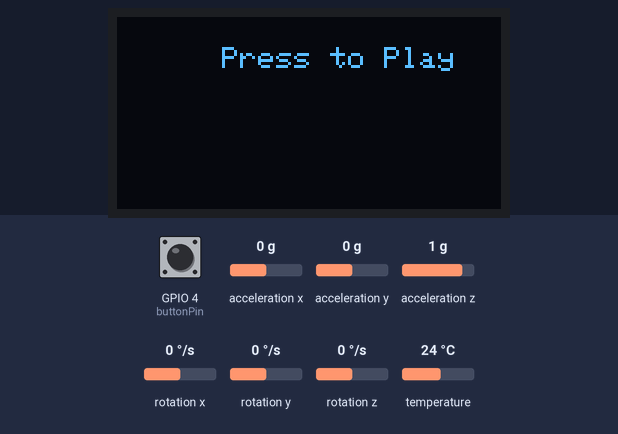
Recording of a program running on a simulated ESP32. On the bench: 128×64 one-colour display. Inputs (shaded band) come from the test bench; at power-on: GPIO 4 (buttonPin) HIGH, acceleration y 0 g, acceleration x 0 g, acceleration z 1 g, rotation x 0 °/s, rotation y 0 °/s, rotation z 0 °/s, temperature 24 °C. Random numbers use the default seed unless the program sets one; what the program prints to the serial monitor is not drawn.

Above: at 3.2 s.
3.3 s: GPIO 4 (buttonPin) pulled LOW for 0.15 s
At 3.9 s:
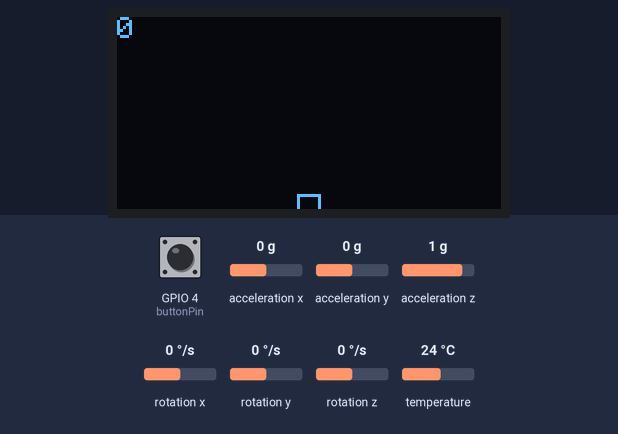
6.4 s: acceleration y set to -1.4 g
At 7.7 s:
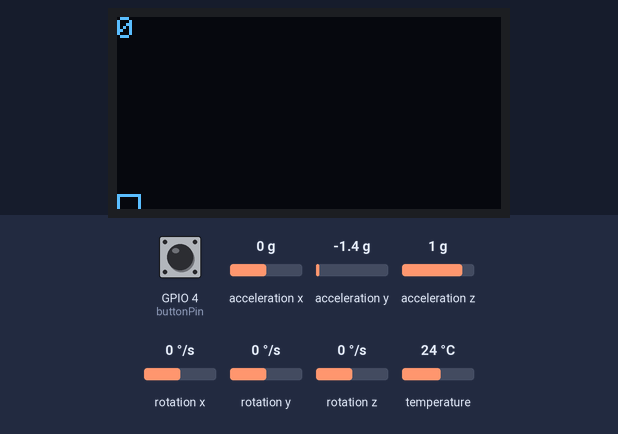
7.9 s: GPIO 4 (buttonPin) pulled LOW for 1 s
At 8.39 s:
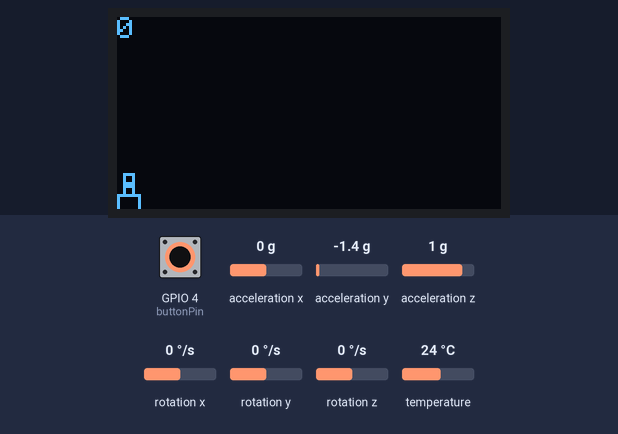
9.5 s: acceleration y set to 0 g
At 9.92 s:
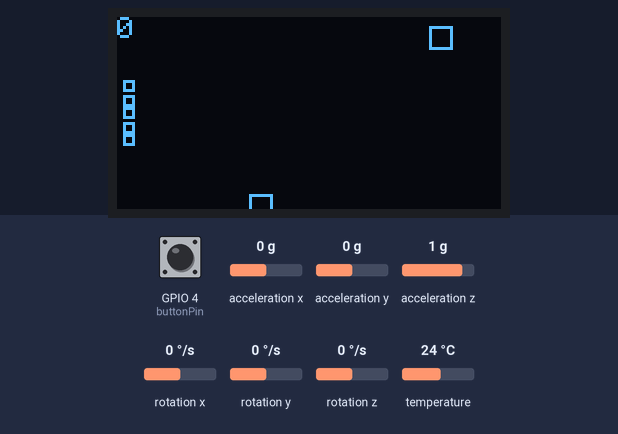
12.5 s: GPIO 4 (buttonPin) pulled LOW for 3.2 s
At 16.1 s:
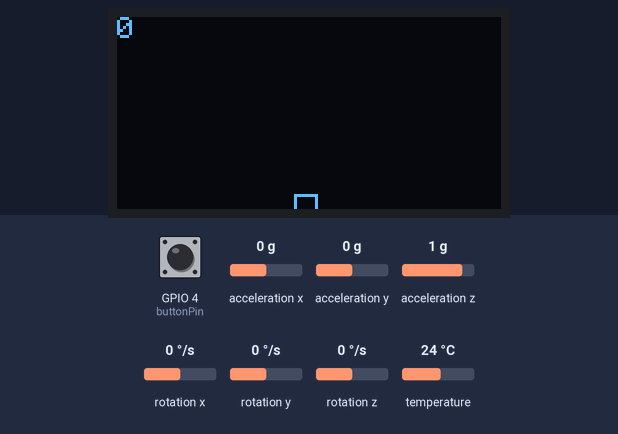
17.2 s: acceleration y set to -0.8 g
At 17.4 s:
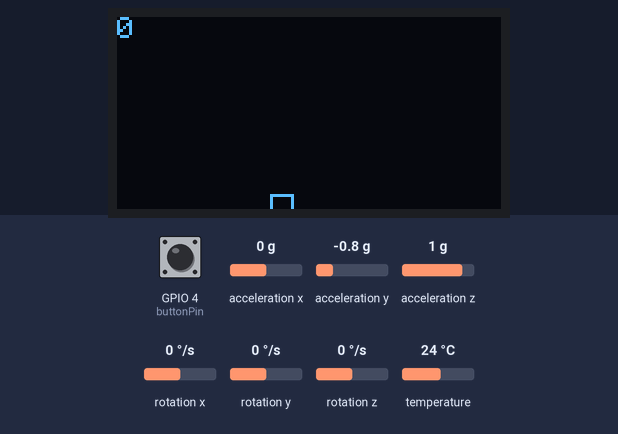
Timing chart, 0 to 20.2 s (numbered marks = the images above; inputs shaded):
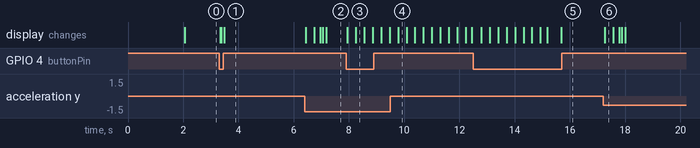

Measured:
- after the input at 3.3 s, the display: first changes at once (image 1 shows a later state)
- after the input at 6.4 s, the display: first changes at once (image 2 shows a later state)

The program:

main.cpp
```cpp
#include <Arduino.h>
#include <Wire.h>
#include <Adafruit_GFX.h>
#include <Adafruit_SSD1306.h>
#include <Adafruit_MPU6050.h>

#define SCREEN_WIDTH 128
#define SCREEN_HEIGHT 64

Adafruit_SSD1306 display(SCREEN_WIDTH, SCREEN_HEIGHT, &Wire, -1);
Adafruit_MPU6050 mpu;

int buttonPin = 4;

typedef struct {
  float x;
  float y;
  int width;
  int height;
  bool active;
} Rectangle;

enum GameState {
  START,
  PLAY,
  LOST
};

enum GameState gameState;

const int rectWidth = 8;
const int rectsInRow = 16;

Rectangle player;
const float playerSpeed = 5;

const int objsCapacity = 10;
Rectangle objs[objsCapacity];
float objsSpeed = 30;

const int bulletsCapacity = 10;
Rectangle bullets[bulletsCapacity];
const float bulletSpeed = 20;

unsigned long previousTime = 0;
float timeToSpawnObj;
int maxSpawningTime = 2;
float timeBetweenBullets = 0.2f;
float timeToSpawnBullet = timeBetweenBullets;
const float buttonPressTime = 0.5;
float buttonPressTimer = 0;

int score = 0;
const int obsticlesCanGoThroughNum = 3;
int obsticlesCanGoThrough = obsticlesCanGoThroughNum;

void load();
void update();
void draw();
void updateGame(float deltaTime);
float getDeltaTime();
bool detectCollision(Rectangle rect1, Rectangle rect2);

void setup() {
  Serial.begin(9600);

  if (!mpu.begin()) {
    Serial.println("Sensor init failed");
    // while (1)
    //   yield();
  }
  Serial.println("Found a MPU-6050 sensor");

  if(!display.begin(SSD1306_SWITCHCAPVCC, 0x3C)) {
    Serial.println(F("SSD1306 allocation failed"));
    for (;;)
      ;
  }
  delay(2000);

  randomSeed(analogRead(21));
  timeToSpawnObj = random(10);

  pinMode(buttonPin, INPUT_PULLUP);

  load();
}

void loop() {
  update();
  draw();
}

void load() {
  gameState = START;
  player = {(float)display.width()/2 - 2, (float)display.height() - 5, rectWidth, rectWidth, true};
  timeToSpawnBullet = 1;

  for (int i = 0; i < objsCapacity; i++) {
    objs[i].active = false;
  }

  for (int i = 0; i < bulletsCapacity; i++) {
    bullets[i].active = false;
  }
}

bool isButtonJustPressed() {
  if (digitalRead(buttonPin) == LOW && buttonPressTimer <= 0) {
    buttonPressTimer = buttonPressTime;
    return true;
  }

  return false;
}

void update() {
  float deltaTime = getDeltaTime();

  switch (gameState) {
    case LOST:
      if (isButtonJustPressed()) {
        for (int i = 0; i < objsCapacity; i++) {
          objs[i].active = false;
        }

        for (int i = 0; i < bulletsCapacity; i++) {
          bullets[i].active = false;
        }

        score = 0;
        obsticlesCanGoThrough = obsticlesCanGoThroughNum;
        gameState = START;

        timeToSpawnObj = random(10);
      }

      break;
    case START:
      if (isButtonJustPressed())
        gameState = PLAY;
      break;
    case PLAY:
      updateGame(deltaTime);
      break;
    default:
      break;
  }

  if (buttonPressTimer > 0) {
    buttonPressTimer -= deltaTime;
  }
}

float getDeltaTime() {
  unsigned long currentTime = millis();
  float deltaTime = (currentTime - previousTime) / 1000.0f;
  previousTime = currentTime;

  return deltaTime;
}

void moveObsticles(float deltaTime) {
  for (int i = 0; i < objsCapacity; i++) {
    if (!objs[i].active)
      continue;

    objs[i].y += objsSpeed * deltaTime;

    if (objs[i].y > display.height() + rectWidth) {
      objs[i].active = false;
      obsticlesCanGoThrough--;

      if (obsticlesCanGoThrough < 1)
        gameState = LOST;
    }

    if (detectCollision(player, objs[i])) {
      gameState = LOST;
    }
  }
}

void handleTimers(float deltaTime) {
  if (timeToSpawnObj < 0) {
    for (int i = 0; i < objsCapacity; i++) {
      if (!objs[i].active) {
        objs[i] = {
          (float)random(rectsInRow) * rectWidth,
          -rectWidth,
          rectWidth,
          rectWidth,
          true};
        break;
      }
    }

    timeToSpawnObj = random(1, maxSpawningTime); // max spawning time decreases to make the game harder
  } else {
    timeToSpawnObj -= 1 * deltaTime;
  }

  if (timeToSpawnBullet > 0) {
    timeToSpawnBullet -= deltaTime;
  }
}

void updateBullets(float deltaTime) {
  if (timeToSpawnBullet <= 0) {
    if (digitalRead(buttonPin) == LOW) {
      for (int i = 0; i < bulletsCapacity; i++) {
        if (!bullets[i].active) {
          bullets[i] = Rectangle {
            .x = player.x + player.width/4,
            .y = player.y,
            .width = player.width/2,
            .height = player.height/2,
            .active = true
          };

          break;
        }
      }

      timeToSpawnBullet = timeBetweenBullets;
    }
  }

  for (int i = 0; i < bulletsCapacity; i++) {
    if (!bullets[i].active)
      continue;

    bullets[i].y -= bulletSpeed * deltaTime;

    if (bullets[i].y < -5)
        bullets[i].active = false;

    for (int j = 0; j < objsCapacity; j++) {
      if (!objs[j].active)
        continue;

      if (detectCollision(bullets[i], objs[j])) {
        bullets[i].active = false;
        objs[j].active = false;
        score++;
      }
    }
  }
}

void updateGame(float deltaTime) {
  sensors_event_t acceleration, gyro, temp;
  mpu.getEvent(&acceleration, &gyro, &temp);

  // map gyro input to the player x position
  int targetX = map(acceleration.acceleration.y * 100, -980/3, 980/3, 0, display.width() - player.width);
  int constrainedX = constrain(targetX, 0, display.width() - player.width);
  player.x += (constrainedX - player.x) * playerSpeed * deltaTime;

  moveObsticles(deltaTime);
  updateBullets(deltaTime);
  handleTimers(deltaTime);
}

void drawLosingState() {
  display.setCursor(35, 10);
  display.write("You lost!");
  display.setCursor(35, 20);
  display.print("Score: ");
  display.print(score);
}

void drawStartState() {
  display.setTextSize(1);
  display.setTextColor(SSD1306_WHITE);
  display.setCursor(35, 10);
  display.write("Press to Play");
}

void drawPlayState() {
  for (int i = 0; i < bulletsCapacity; i++) {
    if (!bullets[i].active)
      continue;

    display.drawRect((int)bullets[i].x, (int)bullets[i].y, bullets[i].width, bullets[i].height, WHITE);
  }

  display.drawRect((int)player.x, (int)player.y, player.width, player.height, WHITE);
  // display.drawTriangle(player.x + player.width - player.x/2, )
  for (int i = 0; i < objsCapacity; i++) {
    if (!objs[i].active)
      continue;

    display.drawRect((int)objs[i].x, (int)objs[i].y, objs[i].width, objs[i].height, WHITE);
  }

  display.setCursor(0, 0);
  display.print(score);
}

void draw() {
  display.clearDisplay();

  switch (gameState) {
    case LOST:
      drawLosingState();
      break;
    case START:
      drawStartState();
      break;
    case PLAY:
      drawPlayState();
      break;
    default:
      break;
  }

  display.display();
}

bool detectCollision(Rectangle rect1, Rectangle rect2) {
    return rect1.x < rect2.x + rect2.width &&
           rect1.x + rect1.width > rect2.x &&
           rect1.y < rect2.y + rect2.height &&
           rect1.y + rect1.height > rect2.y;
}
```
